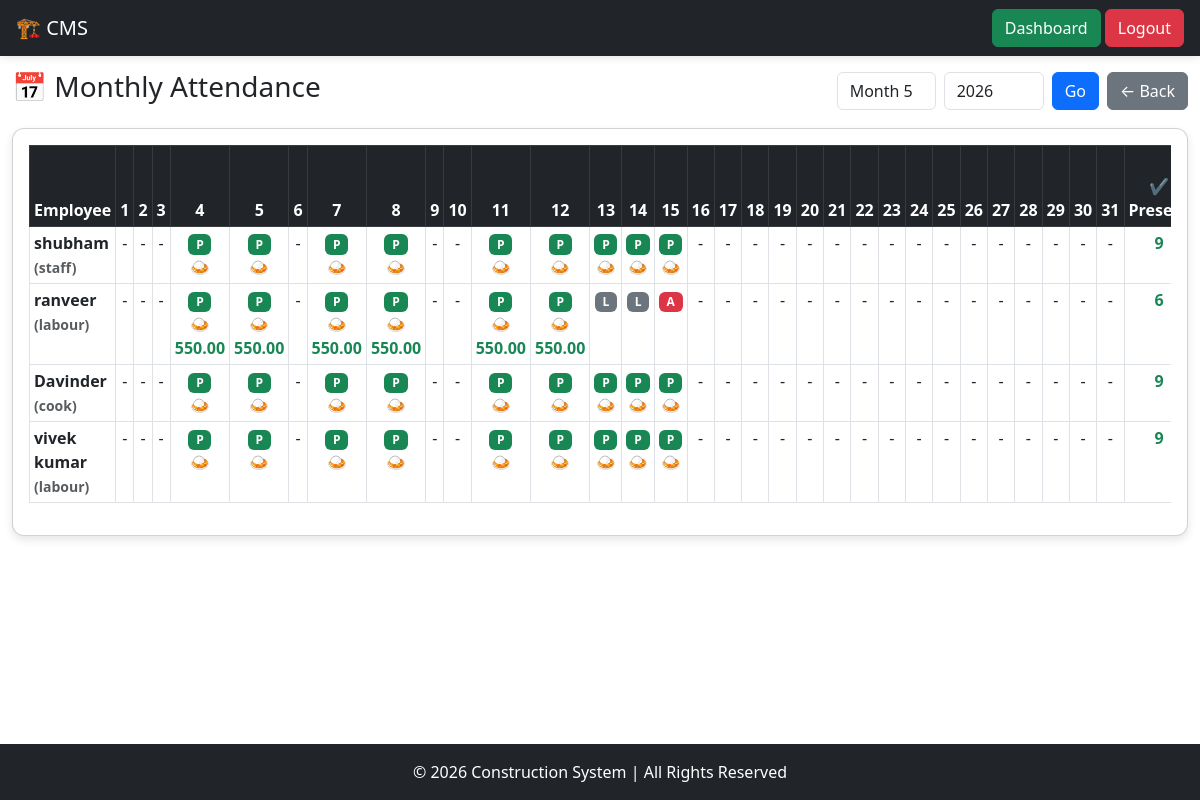
Page /attendance/view/ (signed in) on the committed database.
### mainapp/models.py (models this page shows, shortened)
class Employee(models.Model):
    EMPLOYEE_TYPE = (
        ('labour', 'Labour'),
        ('staff', 'Staff'),
        ('cook', 'Cook'),
    )
    SALARY_TYPE = (
        ('daily', 'Daily'),
        ('monthly', 'Monthly'),
    )
    name = models.CharField(max_length=255)
    phone = models.CharField(max_length=15, blank=True, null=True)
    employee_type = models.CharField(max_length=20, choices=EMPLOYEE_TYPE)
    salary_type = models.CharField(max_length=20, choices=SALARY_TYPE)
    daily_wage = models.DecimalField(max_digits=10, decimal_places=2, default=0)
    monthly_salary = models.DecimalField(max_digits=10, decimal_places=2, default=0)
    food_deduction = models.BooleanField(default=True)
    food_rate = models.DecimalField(max_digits=10, decimal_places=2, default=50)
    overtime_rate = models.DecimalField(max_digits=10, decimal_places=2, default=0)
    is_active = models.BooleanField(default=True)

class DailyLabourPayment(models.Model):
    employee = models.ForeignKey(Employee, on_delete=models.CASCADE)
    date = models.DateField()
    amount = models.DecimalField(max_digits=10, decimal_places=2)
    note = models.CharField(max_length=255, blank=True, null=True)
    class Meta:
        unique_together = ('employee', 'date')

### mainapp/views.py (the view)
# urls.py: path('attendance/view/', view_attendance, name='view_attendance'),
@login_required
def view_attendance(request):
    today = date.today()
    year = int(request.GET.get('year', today.year))
    month = int(request.GET.get('month', today.month))
    total_days = calendar.monthrange(year, month)[1]
    days = list(range(1, total_days + 1))
    employees = Employee.objects.filter(is_active=True)
    attendance = Attendance.objects.filter(
        date__year=year,
        date__month=month
    )
    attendance_dict = {}
    for a in attendance:
        attendance_dict[(a.employee_id, a.date.day)] = a
    payments = DailyLabourPayment.objects.filter(
        date__year=year,
        date__month=month
    )
    payment_dict = {}
    for p in payments:
        payment_dict[(p.employee_id, p.date.day)] = p
    attendance_summary = defaultdict(lambda: {'present': 0,'absent': 0,'leave': 0,'paid_leave': 0,'weekly_off': 0,'food': 0,'ot': 0})
    for a in attendance:
        if a.status == 'present':
            attendance_summary[a.employee_id]['present'] += 1
        elif a.status == 'half':
            attendance_summary[a.employee_id]['present'] += 0.5
        elif a.status == 'absent':
            attendance_summary[a.employee_id]['absent'] += 1
        elif a.status == 'leave':
            attendance_summary[a.employee_id]['leave'] += 1
        elif a.status == 'paid_leave':
            attendance_summary[a.employee_id]['paid_leave'] += 1
        elif a.status == 'weekly_off':
            attendance_summary[a.employee_id]['weekly_off'] += 1
        if a.took_food:
            attendance_summary[a.employee_id]['food'] += 1
        if a.employee.employee_type == 'labour':
            attendance_summary[a.employee_id]['ot'] += float(a.overtime_hours)
    context = {
        'employees': employees,
        'days': days,
        'attendance_dict': attendance_dict,
        'payment_dict': payment_dict,   # 🔥 add this
        'attendance_summary': dict(attendance_summary),
        'month': month,
        'year': year,
    }
    return render(request, 'attendance/view_attendance.html', context)

### mainapp/templatetags/custom_tags.py (called while the page is built)
@register.filter
def get_item(dictionary, key):
    return dictionary.get(key)

@register.simple_tag
def get_item_tuple(dictionary, emp_id, day):
    return dictionary.get((emp_id, day))

### mainapp/templates/attendance/view_attendance.html (shortened to what this page needs)
{% extends "base.html" %}
{% load custom_tags %}
{% block body %}
<div class="main-content">
<div class="container-fluid">
    <div class="d-flex justify-content-between align-items-center mb-3 flex-wrap">
        <h3>📅 Monthly Attendance</h3>
        <div class="d-flex gap-2">
            <form method="GET" class="d-flex gap-2">
                <select name="month" class="form-control">
                    {% for m in "123456789101112"|make_list %}
                        <option value="{{ forloop.counter }}"
                        {% if month == forloop.counter %}selected{% endif %}>
                            Month {{ forloop.counter }}
                        </option>
                    {% endfor %}
                </select>
                <input type="number" name="year" value="{{ year }}" class="form-control" style="width:100px;">
                <button class="btn btn-primary">Go</button>
            </form>
            <a href="/attendance/" class="btn btn-secondary">
                ← Back
            </a>
        </div>
    </div>
    <div class="card p-3">
        <div class="table-responsive">
            <table class="table table-bordered table-sm text-center">
                <thead class="table-dark">
                    <tr>
                        <th>Employee</th>
                        {% for d in days %}
                            <th>{{ d }}</th>
                        {% endfor %}
                        <th>✔ Present</th>
                    </tr>
                </thead>
                <tbody>
                    {% for emp in employees %}
                    <tr>
                        <td class="text-start fw-bold">
                            {{ emp.name }}
                            <small class="text-muted">({{ emp.employee_type }})</small>
                        </td>
                        {% for d in days %}
                            {% get_item_tuple attendance_dict emp.id d as att %}
                            {% get_item_tuple payment_dict emp.id d as pay %}
                            <td>
                                {% if att %}
                                    {% if att.status == 'present' %}
                                        <span class="badge bg-success">P</span>
                                    {% elif att.status == 'absent' %}
                                        <span class="badge bg-danger">A</span>
                                    {% elif att.status == 'leave' %}
                                        <span class="badge bg-secondary">L</span>
                                    {% elif att.status == 'paid_leave' %}
                                        <span class="badge bg-warning text-dark">PL</span>
                                    {% else %}
                                        <span class="badge bg-info text-dark">WO</span>
                                    {% endif %}
                                    <br>
                                    {% if att.took_food %}
                                        🍛
                                    {% endif %}
                                    {% if emp.employee_type == 'labour' and emp.salary_type == 'daily' and att.status == 'present' %}
                                        <br>
                                        {% if pay %}
                                            <span class="text-success fw-bold">
                                               {{ pay.amount }}
                                            </span>
                                        {% else %}
                                            <a href="/labour-payment/add/{{ emp.id }}/?date={{ year }}-{{ month|stringformat:"02d" }}-{{ d|stringformat:"02d" }}"
                                            class="btn btn-sm btn-warning">
                                                Pay
                                            </a>
                                        {% endif %}
                                    {% endif %}
                                {% else %}
                                    -
                                {% endif %}
                            </td>
                        {% endfor %}
                        {% with summary=attendance_summary|get_item:emp.id %}
                            <td class="fw-bold text-success">
                                {{ summary.present|default:0 }}
                            </td>
                        {% endwith %}
                    </tr>
                    {% endfor %}
                </tbody>
            </table>
        </div>
    </div>
</div>
</div>
{% endblock %}

### mainapp/templates/base.html (style rules this page uses)
html, body { height: 100%; }
body { display: flex; flex-direction: column; }
.card { border-radius: 12px; box-shadow: 0 4px 10px rgba(0,0,0,0.1); transition: 0.3s; }

### mainapp/templates/attendance/view_attendance.html (style rules this page uses)
.table-responsive { overflow-x: auto; }
.main-content { flex: 1; padding-top: 70px; }
thead th { position: sticky; top: 0; z-index: 2; }
td:first-child, th:first-child { position: sticky; left: 0; background: white; z-index: 1; }
thead th:first-child { z-index: 3; background: #212529; color: white; }

### rows in the picture
Employee: name "shubham", employee_type "staff", present "9"
Employee: name "ranveer", employee_type "labour", present "6"
DailyLabourPayment: amount "550.00"
DailyLabourPayment: amount "550.00"
DailyLabourPayment: amount "550.00"
DailyLabourPayment: amount "550.00"
DailyLabourPayment: amount "550.00"
DailyLabourPayment: amount "550.00"
Employee: name "Davinder", employee_type "cook", present "9"
Employee: name "vivek kumar", employee_type "labour", present "9"

### other values in the picture
{{ d }} "1" "2" "3" "4" "5" "6" "7" "8" "9" "10" "11" "12" "13" "14" "15" "16" "17" "18" "19" "20" "21" "22" "23" "24" "25" "26" "27" "28" "29" "30" "31"
